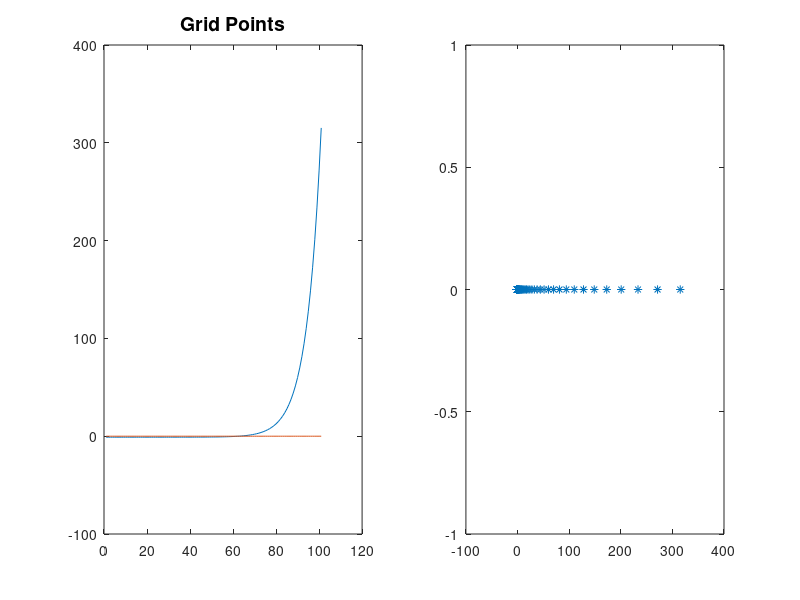

Here is the MATLAB script that generated this plot: (Note: this script raises an error after producing the figure.)
%%  Preferences
param.bet      = 0.9805;     % discount factor
param.sig      = 1.5;       % intertemporal elas. substitution
param.frisch   = 1;

%%  Phillips curve
param.kap    = 0.01; 

%%  Income Shocks 
param.z_g = [0.492297350129250	1	2.03129267248230]'; % z-grid
param.N_z = size(param.z_g,1);                          % size of z-grid 
param.P_z  = [0.965954808900000	0.0337503822000000	0.000294808900000001
    0.0168751911000000	0.966249617800000	0.0168751911000000
    0.000294808900000001	0.0337503822000000	0.965954808900000]; % z-transition matrix

param.Dzb = param.P_z'^100000;
param.Dzb = param.Dzb(:,1);                             % stationary D_z
param.z_g = param.z_g./(param.z_g'*param.Dzb);          % adjust for average = 1


%% Supply of Assets
param.bbb       = 1;    % Bss/Yss 25 of yearly GDP (3 times quarterly GDP)

%%  Assets
param.a_b = -1;  
param.amax   = (2.5);                               % exp of that
param.N_a = 101;                                    % size of a-grid
param.a_g = logspace(-4,param.amax,param.N_a)';     % create log-spaced a-grid
param.a_g = param.a_g-min(param.a_g)+param.a_b;     % shift for borrowing constraint
[~,idx] = min(abs(param.a_g));                      % Re set a value to be equal to 0
param.a_g(idx) = 0;
clear idx

figure;
subplot(1,2,1); plot(1:param.N_a,param.a_g,1:param.N_a,zeros(1,param.N_a))
title('Grid Points','Fontsize',14)
subplot(1,2,2); plot(param.a_g,zeros(param.N_a,1),'*'); xline(0)
title('Grid Spacing','Fontsize',14)
close

%%  Monetary policy
param.php   = 1.5;                  % monetary policy reaction
param.phy   = 0.125;                % monetary policy reaction
param.phr   = 0;                    % monetary policy reaction
param.SPi   = 1.02^0.25;            % steady state inflation

%%  Aggregate params
param.nX    = 6;                    % number of aggregate variables
param.TTT   = 300;                  % T truncation

%%  Algorithm Tolerance
config.tolss    = 1e-10;            % precise
config.hightol	= 1e-12;             
config.tolV	    = 1e-12;            % precise
